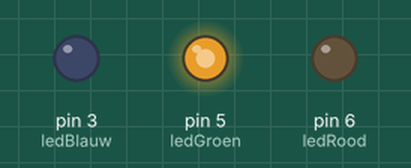
Recording of a sketch running on a simulated Arduino Uno, built with avr-gcc and run on an emulated ATmega328P. Parts: output pins drawn as LEDs (lit = HIGH). What the sketch prints to the serial monitor is not drawn.

Above: at 0.05 s.
At 0.15 s:
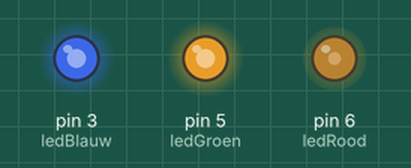
At 0.25 s:
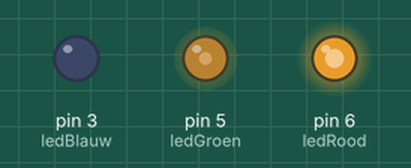
At 0.35 s:
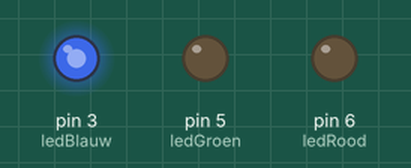
Timing chart, 0 to 3.0 s (numbered marks = the images above):
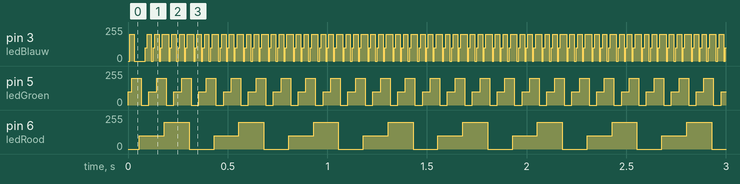

Measured:
- by itself, pin 3 (ledBlauw): moves between 0/255 and 202/255, repeating every 0.09 s
- by itself, pin 5 (ledGroen): repeats every 0.12 s: 202/255 0.05 s, 0/255 0.04 s, 101/255 0.04 s
- by itself, pin 6 (ledRood): repeats every 0.37 s: 202/255 0.12 s, 0/255 0.12 s, 101/255 0.12 s

The sketch:

Opdracht_5.ino
```cpp
//https://github.com/elie605/

//Pinnen instantieren
 int ledRood = 6;
 int ledGroen = 5;
 int ledBlauw = 3;

//De boost voor het versnellen van het wisselen van kleuren
const int snelheid = 100;

void setup() {
  //Pinmodes instellen en de serial monitor aanzetten
    pinMode(ledGroen, OUTPUT);
    pinMode(ledRood, OUTPUT);
    pinMode(ledBlauw, OUTPUT);
    Serial.begin(9600);
}

void loop() {
    for (int gWaarde = 0; gWaarde< 255; gWaarde++) {
      //De rode waarde doorgeven aan de led
        analogWrite(ledRood, gWaarde);
        gWaarde += snelheid;
        Serial.print("Green");
      //De rode waarde van 0 tot en met 255 printen in de serial monitor
        Serial.print(gWaarde);
        Serial.print("\n");

        for (int rWaarde = 0; rWaarde < 255; rWaarde++) {
          //De groene waarde doorgeven aan de led
            analogWrite(ledGroen, rWaarde);
            rWaarde += snelheid;
            Serial.print("\t");
            Serial.print("Red");
          //De groene waarde van 0 tot en met 255 printen in de serial monitor
            Serial.print(rWaarde);
            Serial.print("\n \t \t");

            for (int bWaarde = 0; bWaarde < 255; bWaarde++) {
              //De blauwe waarde doorgeven aan de led
                analogWrite(ledBlauw, bWaarde);
                bWaarde += snelheid;
                Serial.print("Blue");
              //De blauwe waarde van 0 tot en met 255 printen in de serial monitor
                Serial.print(rWaarde);
                Serial.print("\t");
            }
            Serial.print("\n");
        }
    }
}
```
